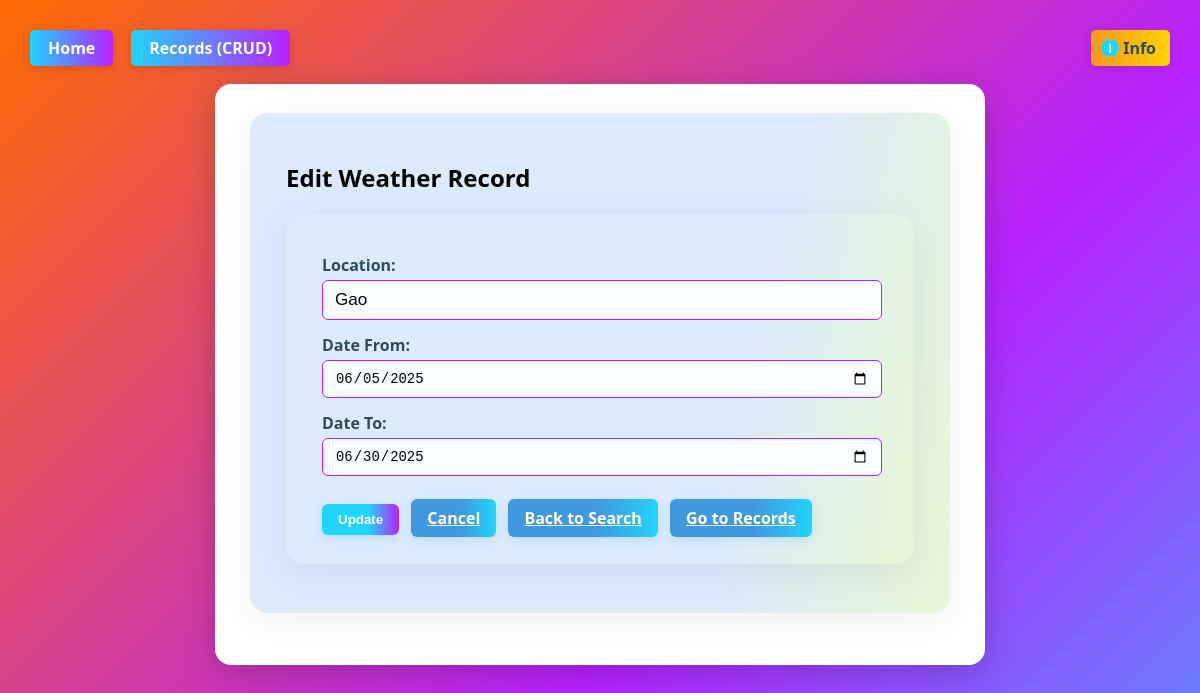
The page /records/3/edit on the database its author committed.
### app/models.py (models this page shows, shortened)
class WeatherRecord(db.Model):
    id = db.Column(db.Integer, primary_key=True)
    location_input = db.Column(db.String(128), nullable=False)
    resolved_location = db.Column(db.String(128), nullable=False)
    date_from = db.Column(db.Date, nullable=False)
    date_to = db.Column(db.Date, nullable=False)
    created_at = db.Column(db.DateTime, default=datetime.utcnow, nullable=False)
    weather_data = db.Column(db.Text, nullable=False)  # Store API JSON as text

### app/routes.py (the view, shortened to what this page needs)
@main_bp.route("/records/<int:record_id>/edit", methods=["GET", "POST"])
def edit_record(record_id):
    record = WeatherRecord.query.get_or_404(record_id)
    return render_template("edit.html", record=record)

### templates/edit.html
{% extends "base.html" %}
{% block content %}
<div class="crud-card">
  <h2>Edit Weather Record</h2>
  <form method="POST" class="crud-form">
    <label>Location:</label>
    <input type="text" name="location_input" value="{{ record.location_input }}" required>
    <label>Date From:</label>
    <input type="date" name="date_from" value="{{ record.date_from }}" required>
    <label>Date To:</label>
    <input type="date" name="date_to" value="{{ record.date_to }}" required>
    <button type="submit" class="btn main-btn">Update</button>
    <a href="{{ url_for('main.list_records') }}" class="btn">Cancel</a>
    <a href="{{ url_for('main.index') }}" class="btn">Back to Search</a>
    <a href="{{ url_for('main.list_records') }}" class="btn">Go to Records</a>
  </form>
</div>
{% endblock %}

### static/style.css (style rules this page uses)
body { font-family: 'Segoe UI', Arial, sans-serif; margin: 30px; background: linear-gradient(-45deg, #0f2027, #2c5364, #f7971e, #ffd200, #21d4fd, #b721ff, #ff6a00); background-size: 400% 400%; animation: gradientBG 15s ease infinite; }
.btn { padding: 8px 16px; border: none; border-radius: 6px; background: linear-gradient(90deg, #4099e0 60%, #21d4fd 100%); color: #fff; cursor: pointer; font-weight: 600; box-shadow: 0 3px 8px #4099e033; transition: background 0.2s, transform 0.1s; }
.btn.main-btn { background: linear-gradient(90deg, #21d4fd 60%, #b721ff 100%); }
.crud-card, .crud-form, .crud-table { background: linear-gradient(100deg, #dbeafe 70%, #e6f7d2 100%); border-radius: 18px; padding: 28px 36px 25px 36px; box-shadow: 0 8px 36px #0001; margin-bottom: 24px; }
.crud-form label { font-weight: 600; color: #2e4a62; display: block; margin: 12px 0 4px 0; }
.crud-form input[type="text"], .crud-form input[type="date"] { padding: 9px 12px; border: 1.5px solid #b721ff; border-radius: 6px; background: #fafdff; font-size: 1.07em; margin-bottom: 14px; width: 96%; display: block; }
.crud-form button, .crud-form a.btn { margin-top: 14px; margin-right: 8px; margin-bottom: 4px; }

### rows shown on the page
WeatherRecord: location_input "Gao", date_from "06/05/2025", date_to "06/30/2025"
